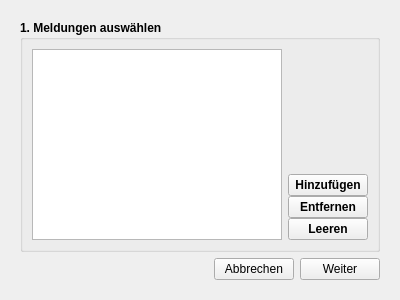
<?xml version="1.0" encoding="UTF-8"?>
<ui version="4.0">
 <class>importModule</class>
 <widget class="QWidget" name="importModule">
  <property name="geometry">
   <rect>
    <x>0</x>
    <y>0</y>
    <width>400</width>
    <height>300</height>
   </rect>
  </property>
  <property name="windowTitle">
   <string>Importieren...</string>
  </property>
  <layout class="QVBoxLayout" name="verticalLayout">
   <item>
    <widget class="QStackedWidget" name="stackedWidget">
     <property name="currentIndex">
      <number>0</number>
     </property>
     <widget class="QWidget" name="meldungPage">
      <layout class="QVBoxLayout" name="verticalLayout_3">
       <item>
        <widget class="QGroupBox" name="groupBox">
         <property name="enabled">
          <bool>true</bool>
         </property>
         <property name="font">
          <font>
           <weight>75</weight>
           <bold>true</bold>
          </font>
         </property>
         <property name="title">
          <string>1. Meldungen auswählen</string>
         </property>
         <layout class="QHBoxLayout" name="horizontalLayout">
          <item>
           <widget class="QListWidget" name="meldungenListe">
            <property name="editTriggers">
             <set>QAbstractItemView::NoEditTriggers</set>
            </property>
            <property name="alternatingRowColors">
             <bool>true</bool>
            </property>
            <property name="selectionMode">
             <enum>QAbstractItemView::ExtendedSelection</enum>
            </property>
            <property name="selectionBehavior">
             <enum>QAbstractItemView::SelectRows</enum>
            </property>
            <property name="layoutMode">
             <enum>QListView::SinglePass</enum>
            </property>
           </widget>
          </item>
          <item>
           <layout class="QVBoxLayout" name="verticalLayout_2">
            <property name="spacing">
             <number>0</number>
            </property>
            <item>
             <spacer name="verticalSpacer">
              <property name="orientation">
               <enum>Qt::Vertical</enum>
              </property>
              <property name="sizeHint" stdset="0">
               <size>
                <width>20</width>
                <height>40</height>
               </size>
              </property>
             </spacer>
            </item>
            <item>
             <widget class="QPushButton" name="add">
              <property name="text">
               <string>Hinzufügen</string>
              </property>
             </widget>
            </item>
            <item>
             <widget class="QPushButton" name="remove">
              <property name="text">
               <string>Entfernen</string>
              </property>
             </widget>
            </item>
            <item>
             <widget class="QPushButton" name="clear">
              <property name="text">
               <string>Leeren</string>
              </property>
             </widget>
            </item>
           </layout>
          </item>
         </layout>
        </widget>
       </item>
       <item>
        <layout class="QHBoxLayout" name="BtnBar1">
         <item>
          <spacer name="horizontalSpacer">
           <property name="orientation">
            <enum>Qt::Horizontal</enum>
           </property>
           <property name="sizeHint" stdset="0">
            <size>
             <width>40</width>
             <height>20</height>
            </size>
           </property>
          </spacer>
         </item>
         <item>
          <widget class="QPushButton" name="next1">
           <property name="text">
            <string>Abbrechen</string>
           </property>
          </widget>
         </item>
         <item>
          <widget class="QPushButton" name="cancel1">
           <property name="text">
            <string>Weiter</string>
           </property>
          </widget>
         </item>
        </layout>
       </item>
      </layout>
     </widget>
     <widget class="QWidget" name="importPage">
      <layout class="QVBoxLayout" name="verticalLayout_4">
       <item>
        <widget class="QGroupBox" name="groupBox_2">
         <property name="font">
          <font>
           <weight>75</weight>
           <bold>true</bold>
          </font>
         </property>
         <property name="title">
          <string>2. Importieren</string>
         </property>
         <layout class="QHBoxLayout" name="horizontalLayout_4">
          <item>
           <widget class="QScrollArea" name="scrollArea">
            <property name="widgetResizable">
             <bool>true</bool>
            </property>
            <widget class="QWidget" name="scrollAreaWidgetContents">
             <property name="geometry">
              <rect>
               <x>0</x>
               <y>0</y>
               <width>98</width>
               <height>28</height>
              </rect>
             </property>
            </widget>
           </widget>
          </item>
         </layout>
        </widget>
       </item>
       <item>
        <layout class="QHBoxLayout" name="BtnBar2">
         <item>
          <spacer name="horizontalSpacer_2">
           <property name="orientation">
            <enum>Qt::Horizontal</enum>
           </property>
           <property name="sizeHint" stdset="0">
            <size>
             <width>40</width>
             <height>20</height>
            </size>
           </property>
          </spacer>
         </item>
         <item>
          <widget class="QPushButton" name="cancel2">
           <property name="text">
            <string>Abbrechen</string>
           </property>
          </widget>
         </item>
         <item>
          <widget class="QPushButton" name="next2">
           <property name="text">
            <string>Weiter</string>
           </property>
          </widget>
         </item>
        </layout>
       </item>
      </layout>
     </widget>
     <widget class="QWidget" name="finalPage">
      <layout class="QVBoxLayout" name="verticalLayout_5">
       <item>
        <widget class="QGroupBox" name="groupBox_3">
         <property name="font">
          <font>
           <weight>75</weight>
           <bold>true</bold>
          </font>
         </property>
         <property name="title">
          <string>3. Abschließen</string>
         </property>
         <layout class="QVBoxLayout" name="verticalLayout_6">
          <item>
           <widget class="QLabel" name="label">
            <property name="font">
             <font>
              <weight>50</weight>
              <bold>false</bold>
             </font>
            </property>
            <property name="text">
             <string>Folgende Vereine wurden importiert:</string>
            </property>
           </widget>
          </item>
          <item>
           <widget class="QTableWidget" name="tableWidget">
            <attribute name="horizontalHeaderVisible">
             <bool>false</bool>
            </attribute>
            <attribute name="horizontalHeaderDefaultSectionSize">
             <number>85</number>
            </attribute>
            <attribute name="horizontalHeaderVisible">
             <bool>false</bool>
            </attribute>
            <attribute name="horizontalHeaderDefaultSectionSize">
             <number>85</number>
            </attribute>
            <column>
             <property name="text">
              <string>Verein</string>
             </property>
             <property name="font">
              <font>
               <weight>75</weight>
               <bold>true</bold>
              </font>
             </property>
            </column>
            <column>
             <property name="text">
              <string>Newcomer</string>
             </property>
             <property name="font">
              <font>
               <weight>75</weight>
               <bold>true</bold>
              </font>
             </property>
            </column>
            <column>
             <property name="text">
              <string>Cup</string>
             </property>
             <property name="font">
              <font>
               <weight>75</weight>
               <bold>true</bold>
              </font>
             </property>
            </column>
            <column>
             <property name="text">
              <string>Masters</string>
             </property>
             <property name="font">
              <font>
               <weight>75</weight>
               <bold>true</bold>
              </font>
             </property>
            </column>
           </widget>
          </item>
         </layout>
        </widget>
       </item>
       <item>
        <layout class="QHBoxLayout" name="BtnBar3">
         <item>
          <spacer name="horizontalSpacer_3">
           <property name="orientation">
            <enum>Qt::Horizontal</enum>
           </property>
           <property name="sizeHint" stdset="0">
            <size>
             <width>40</width>
             <height>20</height>
            </size>
           </property>
          </spacer>
         </item>
         <item>
          <widget class="QPushButton" name="cancel3">
           <property name="text">
            <string>Abbrechen</string>
           </property>
          </widget>
         </item>
         <item>
          <widget class="QPushButton" name="ready">
           <property name="text">
            <string>Fertig</string>
           </property>
          </widget>
         </item>
        </layout>
       </item>
      </layout>
     </widget>
    </widget>
   </item>
  </layout>
 </widget>
 <resources/>
 <connections>
  <connection>
   <sender>cancel1</sender>
   <signal>clicked()</signal>
   <receiver>importModule</receiver>
   <slot>nextPage()</slot>
   <hints>
    <hint type="sourcelabel">
     <x>341</x>
     <y>271</y>
    </hint>
    <hint type="destinationlabel">
     <x>319</x>
     <y>294</y>
    </hint>
   </hints>
  </connection>
  <connection>
   <sender>next1</sender>
   <signal>clicked()</signal>
   <receiver>importModule</receiver>
   <slot>close()</slot>
   <hints>
    <hint type="sourcelabel">
     <x>254</x>
     <y>273</y>
    </hint>
    <hint type="destinationlabel">
     <x>210</x>
     <y>295</y>
    </hint>
   </hints>
  </connection>
  <connection>
   <sender>add</sender>
   <signal>clicked()</signal>
   <receiver>importModule</receiver>
   <slot>selectFiles()</slot>
   <hints>
    <hint type="sourcelabel">
     <x>343</x>
     <y>179</y>
    </hint>
    <hint type="destinationlabel">
     <x>396</x>
     <y>118</y>
    </hint>
   </hints>
  </connection>
  <connection>
   <sender>clear</sender>
   <signal>clicked()</signal>
   <receiver>meldungenListe</receiver>
   <slot>clear()</slot>
   <hints>
    <hint type="sourcelabel">
     <x>329</x>
     <y>232</y>
    </hint>
    <hint type="destinationlabel">
     <x>223</x>
     <y>110</y>
    </hint>
   </hints>
  </connection>
 </connections>
 <slots>
  <slot>nextPage()</slot>
  <slot>selectFiles()</slot>
 </slots>
</ui>
